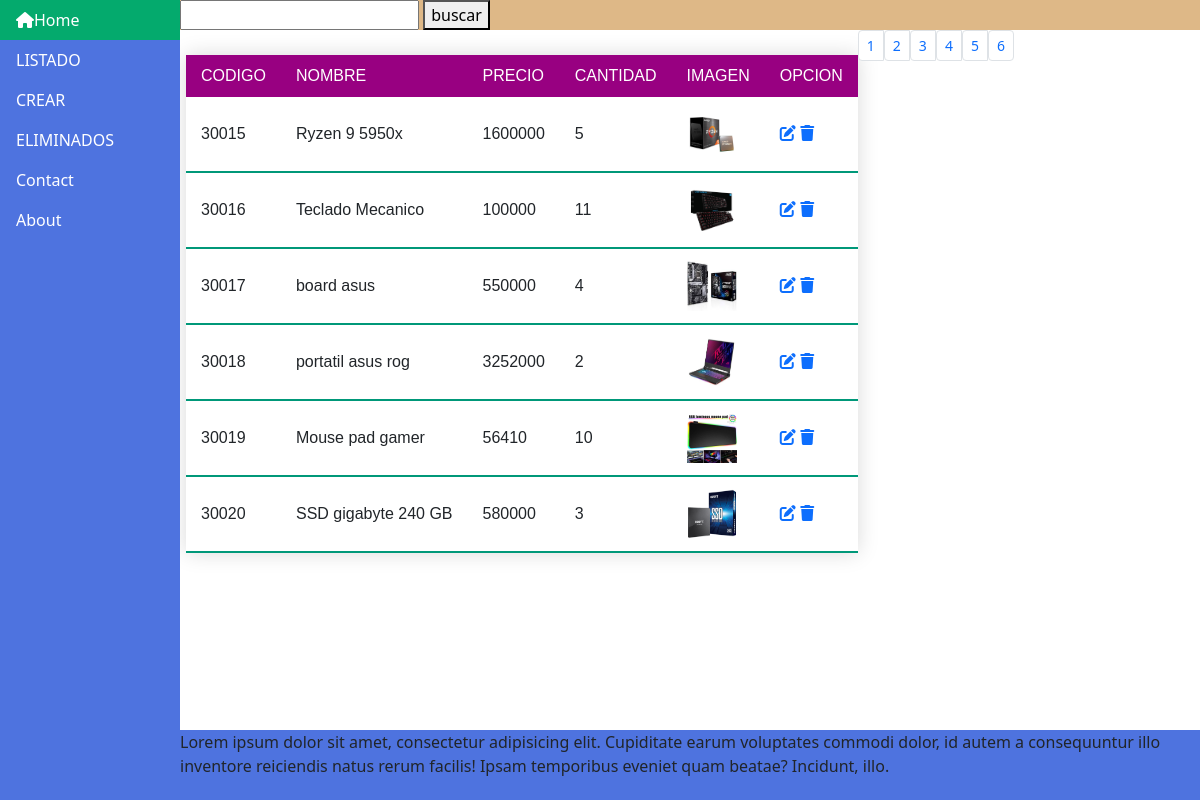
The app's page /index.php?op=listar with its own data.
### tables this page shows
CREATE TABLE `producto` (
  `id` int(11) NOT NULL,
  `codigo` int(8) NOT NULL,
  `nom_pro` varchar(50) NOT NULL,
  `precio` int(10) NOT NULL,
  `cantidad` int(5) NOT NULL,
  `imagen` varchar(200) DEFAULT NULL,
  `oculto` int(1) DEFAULT NULL,
  `cod_barra` varchar(300) DEFAULT NULL
);

### model/conexion.php (called while the page is built)
<?php
class Conexion{
    public $usuario = "root";
    public $password = "";
    public $conexion;
    public function __construct()
    {
        try {
                $this->conexion = new PDO('mysql:host=localhost;dbname=productos', $this->usuario, $this->password);
                $this->conexion->setAttribute(PDO::ATTR_ERRMODE, PDO::ERRMODE_EXCEPTION);
            }
        catch(PDOException $e)
            {
                echo "La conexión ha fallado: " . $e->getMessage();
            }
    }
    public function connect(){
        return $this->conexion;
    }
}
?>

### model/product_model.php (called while the page is built, shortened)
<?php
    require_once("conexion.php");
    class ProductModel{
        public $conexion;
        public function __construct()
        {
            $this->conexion = new Conexion();
            $this->conexion = $this->conexion ->connect();
        }
        public function pagination($paginaE, $operacion){
            $tamano_paginas=6;
            if(isset($paginaE)){
            $desde = ($paginaE-1)*$tamano_paginas;
            if($operacion == 'listar'){
                $sql_total = "SELECT codigo, nom_pro, precio, cantidad, imagen, oculto FROM Producto WHERE oculto = 0";
                $ejecutar = $this->conexion->prepare($sql_total);
            }
            else if($operacion == 'deletedProduct'){
                $sql_total = "SELECT codigo, nom_pro, precio, cantidad, imagen, oculto FROM Producto WHERE oculto = 1";
                $ejecutar = $this->conexion->prepare($sql_total);
            }
            $ejecutar->execute();
            $numRegistros = $ejecutar->rowCount();
            $total_paginas = ceil($numRegistros/$tamano_paginas);
            if($operacion == 'listar'){
                $sql_limite = "SELECT codigo, nom_pro, precio, cantidad, imagen, oculto FROM Producto WHERE oculto = 0 LIMIT $desde, $tamano_paginas";
                $ejecutar = $this->conexion->prepare($sql_limite);
            }
            else if($operacion == 'deletedProduct'){
                $sql_limite = "SELECT codigo, nom_pro, precio, cantidad, imagen, oculto FROM Producto WHERE oculto = 1 LIMIT $desde, $tamano_paginas";
                $ejecutar = $this->conexion->prepare($sql_limite);
                }
            $ejecutar->execute();
            $filas[] = $ejecutar->fetchAll();
            $resultado = $filas;
            return $arrayName = array("datos"=> $resultado, "tamanoPagina"=> $tamano_paginas, "total_paginas"=> $total_paginas);
            }
            else{
                $desde = (1-1)*$tamano_paginas;
                if($operacion == 'listar'){
                    $sql_total = "SELECT codigo, nom_pro, precio, cantidad, imagen, oculto FROM Producto WHERE oculto = 0";
                    $ejecutar = $this->conexion->prepare($sql_total);
                }
                else if($operacion == 'deletedProduct'){
                    $sql_total = "SELECT codigo, nom_pro, precio, cantidad, imagen, oculto FROM Producto WHERE oculto = 1";
                    $ejecutar = $this->conexion->prepare($sql_total);
                }
                $ejecutar->execute();
                $numRegistros = $ejecutar->rowCount();
                $total_paginas = ceil($numRegistros/$tamano_paginas);
                if($operacion == 'listar'){
                    $sql_limite = "SELECT codigo, nom_pro, precio, cantidad, imagen, oculto FROM Producto WHERE oculto = 0 LIMIT $desde, $tamano_paginas";
                    $ejecutar = $this->conexion->prepare($sql_limite);
                }
                $ejecutar->execute();
                $filas[] = $ejecutar->fetchAll();
                $resultado = $filas;
                return $arrayName = array("datos"=> $resultado, "tamanoPagina"=> $tamano_paginas, "total_paginas"=> $total_paginas);
            }
        }
    }
?>

### view/listar.php (the view)
<?php
require_once("view/index.php");
?>
<div class="listar">
<table class="styled-table">
<thead>
    <tr class="table-primary">
        <td>CODIGO</td>
        <td>NOMBRE</td>
        <td>PRECIO</td>
        <td>CANTIDAD</td>
        <td>IMAGEN</td>
        <td>OPCION </td>
    </tr>
</thead>
    <?php
            foreach($arreglo = $pages['datos'][0] as $datos):
            ?>
    <tbody>
        <tr>
            <td><?php echo $datos['codigo'];?></td>
            <td><?php echo $datos['nom_pro'];?></td>
            <td><?php echo $datos['precio'];?></td>
            <td><?php echo $datos['cantidad'];?></td>
            <td> <img src="<?php echo rutaImagenes.$datos['imagen'];?>" alt="" width="50px" height="50px"></td>
            <td>
                <a href="index.php?op=verId&cod=<?php echo $datos['codigo'];?>"><i class="fa-solid fa-pen-to-square"></i></a>
                <a href="index.php?op=eliminar&cod=<?php echo $datos['codigo'];?>"><i class="fa-solid fa-trash"></i></a>
            </td>
        </tr>
    </tbody>
            <?php
            endforeach;
            ?>
</table>
<nav aria-label="...">
<?php
for($i=1; $i<=$pages['total_paginas'];$i++):
?>
    <ul class="pagination pagination-sm">
        <li class="page-item "><a class="page-link" href="index.php?op=listar&pagina=<?php echo $i;?>"><?php echo $i;?></a></li>
        <?php
endfor;
?>
    </ul>
</nav>
</div>
<?php require_once("view/footer.php"); ?>

### index.php (shortened to what this page needs)
<?php
require_once ("controller/product_controller.php");
 if(isset($_GET['op']) && isset($_GET['id'])){
    if(method_exists("ProductController", $_GET['op'], $_GET['algo'])){
        ProductController::{$_GET['op']}();
    }
}
else if(isset($_GET['op']) && isset($_GET['id'])){
    if(method_exists("ProductController", $_GET['op'], $_GET['algo'], $_GET['oculto'])){
        ProductController::{$_GET['op']}();
    }
}
else if(isset($_GET['op'])){
    if(method_exists("ProductController", $_GET['op'])){
        ProductController::{$_GET['op']}();
    }
    else{
        require_once("view/error.php");
    }
}
else{
    saleController::getSales();
}
?>

### controller/product_controller.php (shortened to what this page needs)
<?php
    require_once ("model/product_model.php");
    class ProductController{
        public static function listar(){
                $operacion = $_GET['op'];
                if(!isset($_GET['pagina'])){
                    if($operacion == 'listar'){
                        $prController = new ProductModel();
                        $pages = $prController->pagination(null, $operacion);
                        require_once "view/listar.php";
                    }
                    else if($operacion == 'deletedProduct'){
                        $prController = new ProductModel();
                        $paginationDelete = $prController->pagination(null, $operacion);
                        return $paginationDelete;
                    }
            }
        }
    }
?>

### view/header.php (shortened to what this page needs)
<head>
  <link rel="stylesheet" href="css/nav.css">
  <link href="<?php urlsite?>bootstrap/css/bootstrap.css" rel="stylesheet">
</head>
<ul class="navegador">
  <li><a class="active" href="index.php"><i class="fa-solid fa-house"></i>Home</a></li>
  <div class="navProduct">
    <li><a href="index.php?op=listar">LISTADO</a></li>
    <li><a href="index.php?op=create">CREAR</a></li>
    <li><a href="index.php?op=deletedProduct">ELIMINADOS</a></li>
  </div>
  <li><a href="#contact">Contact</a></li>
  <li><a href="#about">About</a></li>
</ul>
<div class="contenedorMain">
        <div class="buscador">
            <input type="text">
            <button>buscar</button>
        </div>
</div>

### view/index.php (shortened to what this page needs)
<?php
    require_once ("header.php");
?>
<!DOCTYPE html>
<html lang="en">
<head>
</head>
<body>
<div>
    <?php require_once ("footer.php");?>
</div>
</body>
</html>

### view/footer.php (shortened to what this page needs)
<footer>
<p>Lorem ipsum dolor sit amet, consectetur adipisicing elit. Cupiditate earum voluptates
   commodi dolor, id autem a consequuntur illo inventore reiciendis natus rerum facilis!
   Ipsam temporibus eveniet quam beatae? Incidunt, illo.</p>
</footer>

### css/nav.css (style rules this page uses)
.navegador { list-style-type: none; margin: 0; padding: 0; width: 15%; background-color: #4e73df ; position: absolute; height: 100%; overflow: auto; }
li a { display: block; color: #ffffff; padding: 8px 16px; text-decoration: none; }
li a.active { background-color: #04AA6D; color: white; }
.listar { display: flex; justify-content: center; }
.styled-table { border-collapse: collapse; margin: 25px 0; font-size: 1em; font-family: sans-serif; min-width: 450px; box-shadow: 0 0 20px rgba(0, 0, 0, 0.15); }
.styled-table thead tr { background-color: #980081; color: #ffffff; text-align: middle; }
.styled-table th, .styled-table td { padding: 12px 15px; }
.styled-table tbody tr { border-bottom: 1px solid #dddddd; }
.styled-table tbody tr:last-of-type { border-bottom: 2px solid #009879; }
body { margin-bottom: 120px; }
.contenedorMain { background-color: blueviolet; }
footer { position: fixed; bottom: 0; left: 0; height: 70px; --background-color: aqua; background-color: #4e73df ; width: 85%; margin-left: 15%; }
.buscador { background-color: burlywood; --height: 152%; width: 85%; margin-left: 15%; }

### records on screen
producto: codigo "30015", nom_pro "Ryzen 9 5950x", precio "1600000", cantidad "5", imagen (picture)
producto: codigo "30016", nom_pro "Teclado Mecanico", precio "100000", cantidad "11", imagen (picture)
producto: codigo "30017", nom_pro "board asus", precio "550000", cantidad "4", imagen (picture)
producto: codigo "30018", nom_pro "portatil asus rog", precio "3252000", cantidad "2", imagen (picture)
producto: codigo "30019", nom_pro "Mouse pad gamer", precio "56410", cantidad "10", imagen (picture)
producto: codigo "30020", nom_pro "SSD gigabyte 240 GB", precio "580000", cantidad "3", imagen (picture)
